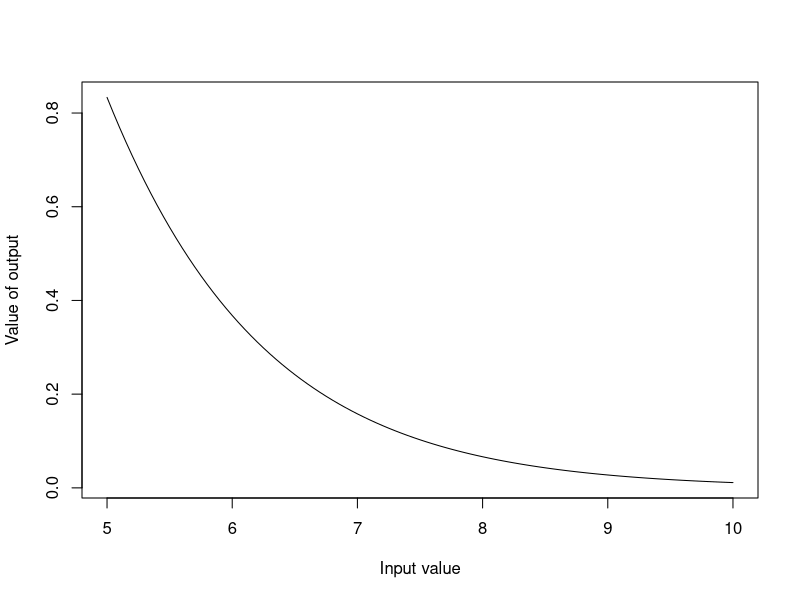
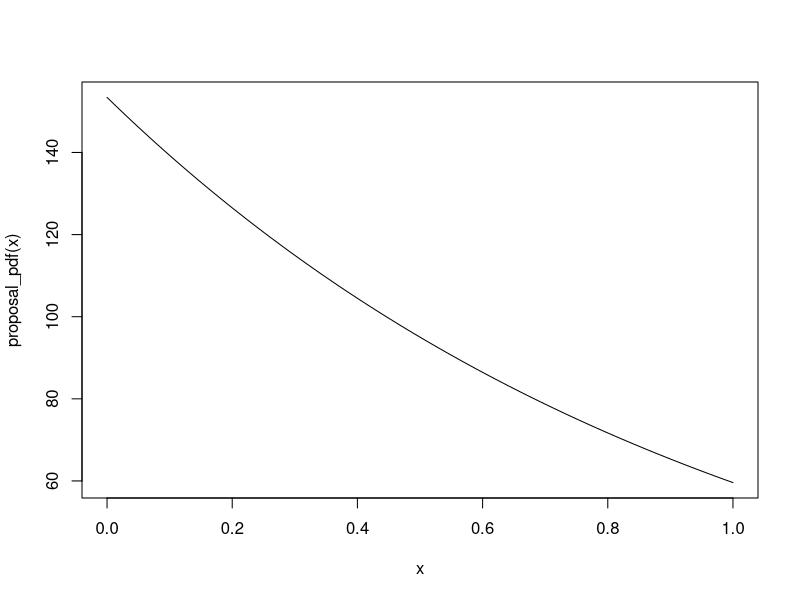

The R source for these figures, in order: (Note: a time limit stopped this script after it produced the figures.)
#Monte Carlo Integration- Integration by Simulation-------------------------
#Defining our target pdf(density function to integrate) --------------------------
install.packages("ggplot2")
library(ggplot2)

target_pdf<-function(x){
  (x*exp(-x))/(6*exp(-5))
}

#Defining proposal pdf (density that we sample from a compare to target)--
proposal_pdf<- function(x){
  5 + exp(-(x - 5))
}
#Graphing our target probability density function 
curve(target_pdf(x), from = 5, to =10, 
      xlab = "Input value",
      ylab = "Value of output")

curve(proposal_pdf(x))


sim_gamma<-function(){
  set.seed(123)
  n<-5000
  sample_y<-numeric(n)
  count<-0
  while(count<n) {
    y<-proposal_pdf(1)
    #uniform comparison
    u<- runif(1,0,1)
    #accept or reject criteria
    
    if( u <target_pdf(y)/proposal_pdf(y))
      count<- count +1
    sample_y[count]<-y
    
  }
  return(sample_y)
}

#Combined 
hist(sim_gamma(), freq = FALSE)
curve(target_pdf(x), add = TRUE)
